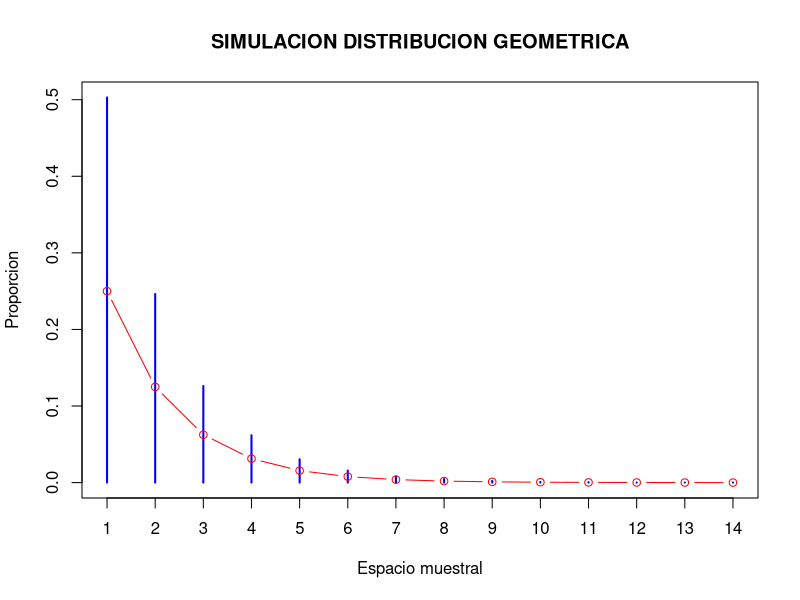
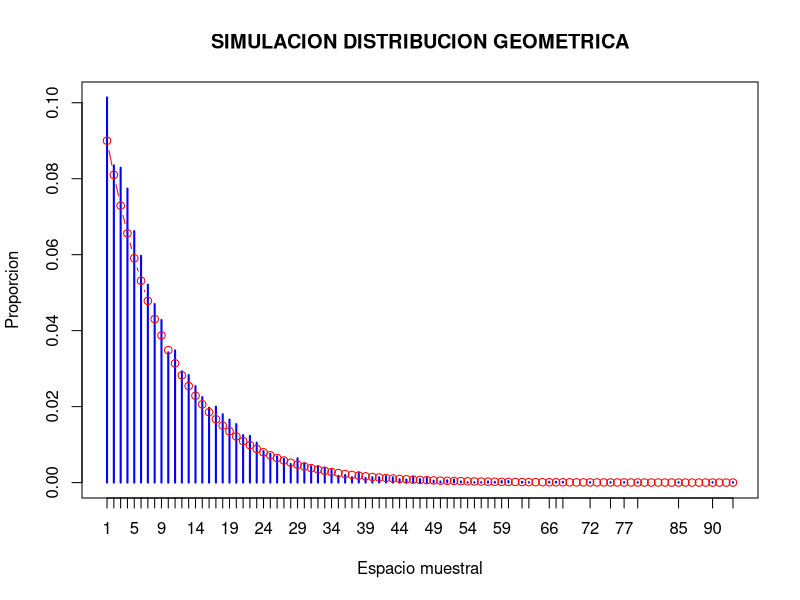
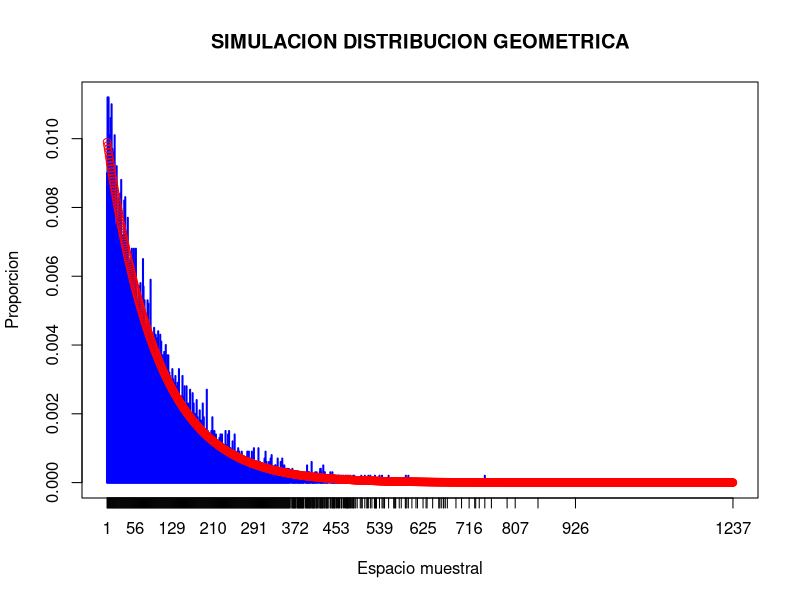
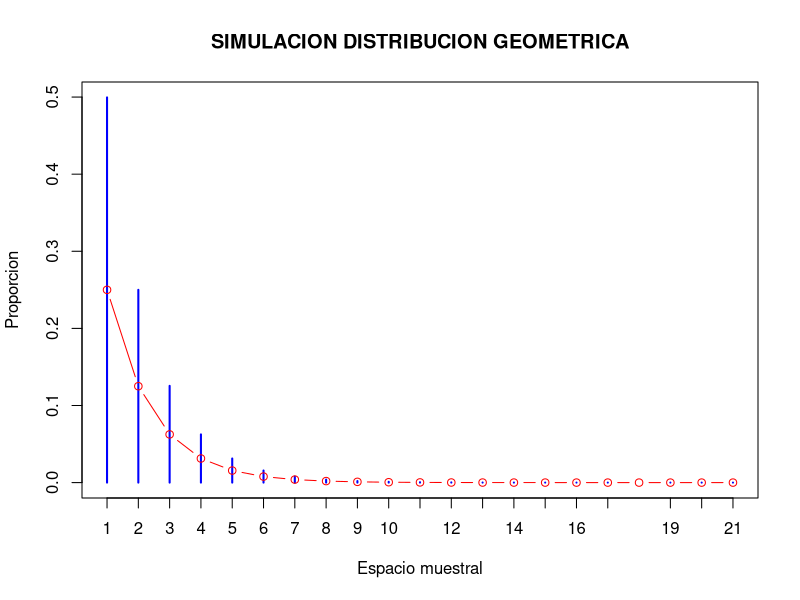
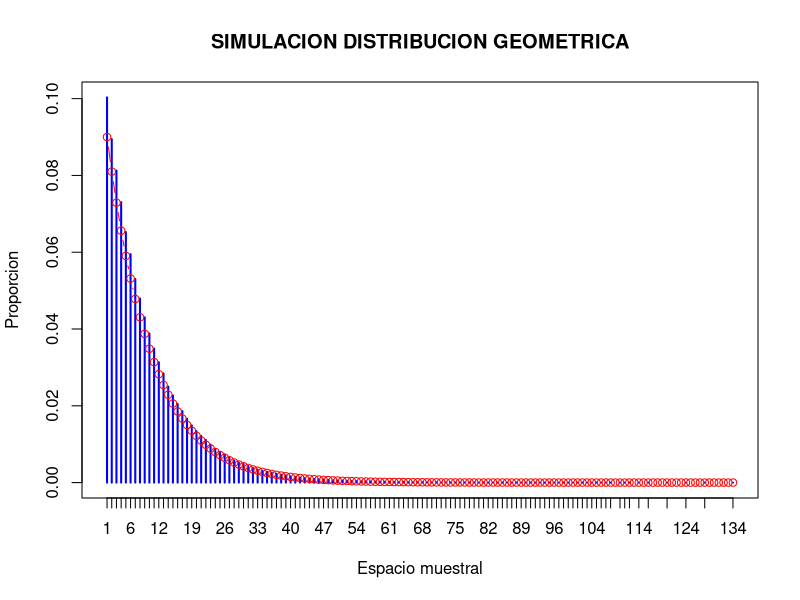

The R source for these figures, in order: (Note: a time limit stopped this script after it produced the figures.)

#Tarea 2   Inferencia Estad??stica
#Alumno: JORGE SANCHEZ GARCIA

#4 a)Crear una funcion que simule N veces lanzamientos de una moneda desequilibrada
#hasta obtener ??guila. La funcion recibe como parametros a la probabilidad y al numero N
#que se repite el experimento y regresa un vector de longitud N que contiene el numero 
#de lanzamientos hasta obtener un aguila en cada uno de los N lanzamientos.

u <- vector()  #Declaramos el vector que necesitaremos para guardar los Ns.
progeo<-function(p,N) {  #Funcion que simula los N lanzamientos.
  u <- vector()
  i=1
  for(i in 1:N) {  
    j<-1
    a <- sample(x=c("A","S"), size = 1, replace = T, prob = c(p,1-p)) #Genera aleatoriamente el "aguila" o "sol".
    if(a!="A"){  #Validamos si el primer resultado fue aguila.
    while(a!="A"){  #Si el primer resultado es distinto de "aguila", seguira el proceso hasta que obtengamos un exito.
      a <- sample(x=c("A","S"), size = 1, replace = T, prob = c(p,1-p))
      j=j+1  #Cuenta el numero de lanzamientos hasta obtener el "aguila"
    }
    }
    u[i] <- j  #Guarda el numero de lanzamientos en la memoria correspondiente al numero de lanzamiento.
  }
  return(u)
  
}
#Como ejemplo, evaluamos la funcion con p=0.3 y N=100.
b<-progeo(0.3,100)
b

#4b) Usando la funci??n anterior simule N = 10^4 veces una variable aleatoria Geom(p) 
#para p = 0.5, 0.1, 0.01. Grafique las frecuencias normalizadas en color azul. 
#Sobre ??sta ??ltima figura empalme en rojo la gr??afica de la funci??n de masa correspondiente.

#p=0.5,N=10^4
b<-progeo(0.5,10000)  #Genera nuestras xs con los par??metros indicados.
x<-seq(min(b):max(b)) #Calcula el intervalo de x que se usar?? en la distribuci??n geom??trica.
Frec<-prop.table(table(b)) #Tabula las frecuencias normalizadas
Frec   #Frecuencias normalizadas
plot(Frec, main = "SIMULACION DISTRIBUCION GEOMETRICA",ylab ="Proporcion",xlab="Espacio muestral",col="blue")
disgeo<-dgeom(x,0.5)
lines(disgeo,col="red",type = "b",lwd=1)  #Empalma la simulacion con la funcion de masa.

#p=0.1,N=10^4
b<-progeo(0.1,10000)  #Genera nuestras xs con los par??metros indicados.
x<-seq(min(b):max(b)) #Calcula el intervalo de x que se usar?? en la distribuci??n geom??trica.
Frec<-prop.table(table(b)) #Tabula las frecuencias normalizadas
Frec   #Frecuencias normalizadas
plot(Frec,main = "SIMULACION DISTRIBUCION GEOMETRICA",ylab ="Proporcion",xlab="Espacio muestral",col="blue")
disgeo<-dgeom(x,0.1)
lines(disgeo,col="red",type = "b",lwd=1)  #Empalma la simulacion con la funcion de masa.

#p=0.01,N=10^4
b<-progeo(0.01,10000)  #Genera nuestras xs con los par??metros indicados.
x<-seq(min(b):max(b)) #Calcula el intervalo de x que se usar?? en la distribuci??n geom??trica.
Frec<-prop.table(table(b)) #Tabula las frecuencias normalizadas
Frec   #Frecuencias normalizadas
plot(Frec, main = "SIMULACION DISTRIBUCION GEOMETRICA",ylab ="Proporcion",xlab="Espacio muestral",col="blue")
disgeo<-dgeom(x,0.01)
lines(disgeo,col="red",type = "b",lwd=1)  #Empalma la simulacion con la funcion de masa.

#??Qu?? observa? R: que la Distribucion Geometrica es una muy buena aproximacion a nuestro experimento.

#4c) Repita el inciso anterior para N = 10^6. 
#Adem??s calcule el promedio y la desviaci??n est??ndar de las simulaciones que realiz??.

N=1000000
#p=0.5,N=10^4
b<-progeo(0.5,N)  #Genera nuestras xs con los par??metros indicados.
x<-seq(min(b):max(b)) #Calcula el intervalo de x que se usar?? en la distribuci??n geom??trica.
Frec<-prop.table(table(b)) #Tabula las frecuencias normalizadas
Frec   #Frecuencias normalizadas
plot(Frec,main = "SIMULACION DISTRIBUCION GEOMETRICA",ylab ="Proporcion",xlab="Espacio muestral",col="blue")
disgeo<-dgeom(x,0.5)
lines(disgeo,col="red",type = "b",lwd=1)  #Empalma la simulacion con la funcion de masa.
#La media es:
mean(b)
#La varianza:
sd(b)

#p=0.1,N=10^6
b<-progeo(0.1,N)  #Genera nuestras xs con los par??metros indicados.
x<-seq(min(b):max(b)) #Calcula el intervalo de x que se usar?? en la distribuci??n geom??trica.
Frec<-prop.table(table(b)) #Tabula las frecuencias normalizadas
Frec   #Frecuencias normalizadas
plot(Frec, main = "SIMULACION DISTRIBUCION GEOMETRICA",ylab ="Proporcion",xlab="Espacio muestral",col="blue")
disgeo<-dgeom(x,0.1)
lines(disgeo,col="red",type = "b",lwd=1)  #Empalma la simulacion con la funcion de masa.
#La media es:
mean(b)
#La varianza:
sd(b)

#p=0.01,N=10^6
b<-progeo(0.01,N)  #Genera nuestras xs con los par??metros indicados.
x<-seq(min(b):max(b)) #Calcula el intervalo de x que se usar?? en la distribuci??n geom??trica.
Frec<-prop.table(table(b)) #Tabula las frecuencias normalizadas
Frec   #Frecuencias normalizadas
plot(Frec,main = "SIMULACION DISTRIBUCION GEOMETRICA",ylab ="Proporcion",xlab="Espacio muestral",col="blue")
disgeo<-dgeom(x,0.01)
lines(disgeo,col="red",type = "b",lwd=1)  #Empalma la simulacion con la funcion de masa.
#La media es:
mean(b)
#La varianza:
sd(b)

#5 Usando las ideas del inciso anterior escriba una funci??on en  que simule N veces 
#los lanzamientos de moneda hasta obtener r ??guilas. La funci??n deber?? recibir como
#par??metros a la probabilidad p de obtener ??guila, al n??mero r de ??gguilas a observar 
#antes de detener el experimento y al n??mero N de veces que se repite el experimento;
#y tendr?? que regresar un vector de longitud N que contenga el n??mero de lanzamientos 
#hasta obtener las r  ??guilas en cada uno de los N experimentos. 
#Grafique las frecuencias normalizadas de los experimentos para N = 10^6, p = 0.2, 0.1 y r = 2, 7 
#y comp??relos contra la funci??n de masa de la distribuci??n m??s adecuada para modelar este tipo 
#de experimentos.

launch<- function (N,r,p){ #Funcion que simula los lanzamientos
  v<-rep(0,times=N)     #Genera un vector 0 inicializado de longitud N
  moneda<-c("A","S")  #Resultados de la moneda A:??guila, S:Sol
  for (i in 1:N){
    k<-0      #Se reinicia el contador antes de entrar al ciclo while
    while (k<r){
      #resultado_moneda simula el resultado de un lanzamiento con probabilidad p de exito
      resultado_moneda <- sample(moneda,size=1,replace=TRUE,prob=c(p,1-p))
      v[i]<-v[i]+1   #Contador del numero de lanzamientos por experimento
      if(resultado_moneda=="A"){
        k<-k+1    #Contador del numero de exitos (aguilas)
      }
    }
  }
  return (v)  
}

#  Grafica de las frecuencias de los experimentos.
# -Parametros requeridos: 
#  N = 10^6  ;  r = 2, 7  ;  p = 0.1, 0.2

#r=2, p= 0.1
a<-launch(1000000,2,0.1)
tabla<-prop.table(table(a))
plot(tabla,main = "SIMULACION BINOMIAL NEGATIVA",ylab ="Proporcion",xlab="Espacio muestral",col="blue")
x<-seq(min(a):max(a)) #Calcula el intervalo de x que se usar?? en la distribuci??n binomial negativa.
disbneg<-dnbinom(x-3,size = 2,prob = 0.1)
lines(disbneg,col="red",type = "b",lwd=1)  #Empalma la simulacion con la funcion de masa.

#r=2, p= 0.2
a<-launch(1000000,2,0.2)
tabla<-prop.table(table(a))
plot(tabla,main = "SIMULACION BINOMIAL NEGATIVA",ylab ="Proporcion",xlab="Espacio muestral",col="blue")
x<-seq(min(a):max(a)) #Calcula el intervalo de x que se usar?? en la distribuci??n binomial negativa.
disbneg<-dnbinom(x-3,size = 2,prob = 0.2)
lines(disbneg,col="red",type = "b",lwd=1)  #Empalma la simulacion con la funcion de masa.

#r=7, p= 0.1
a<-launch(1000000,7,0.1)
tabla<-prop.table(table(a))
plot(tabla,main = "SIMULACION BINOMIAL NEGATIVA",ylab ="Proporcion",xlab="Espacio muestral",col="blue")
x<-seq(min(a):max(a)) #Calcula el intervalo de x que se usar?? en la distribuci??n binomial negativa.
disbneg<-dnbinom(x-3,size = 7,prob = 0.1)
lines(disbneg,col="red",type = "b",lwd=1)  #Empalma la simulacion con la funcion de masa.

#r=2, p= 0.2
a<-launch(1000000,7,0.2)
tabla<-prop.table(table(a))
plot(tabla,main = "SIMULACION BINOMIAL NEGATIVA",ylab ="Proporcion",xlab="Espacio muestral",col="blue")
x<-seq(min(a):max(a)) #Calcula el intervalo de x que se usar?? en la distribuci??n binomial negativa.
disbneg<-dnbinom(x-3,size = 7,prob = 0.2)
lines(disbneg,col="red",type = "b",lwd=1)  #Empalma la simulacion con la funcion de masa.

#Se concluye que la Distribucion Binomial Negativa es una muy buena aproximacion de nuestro experimento.
